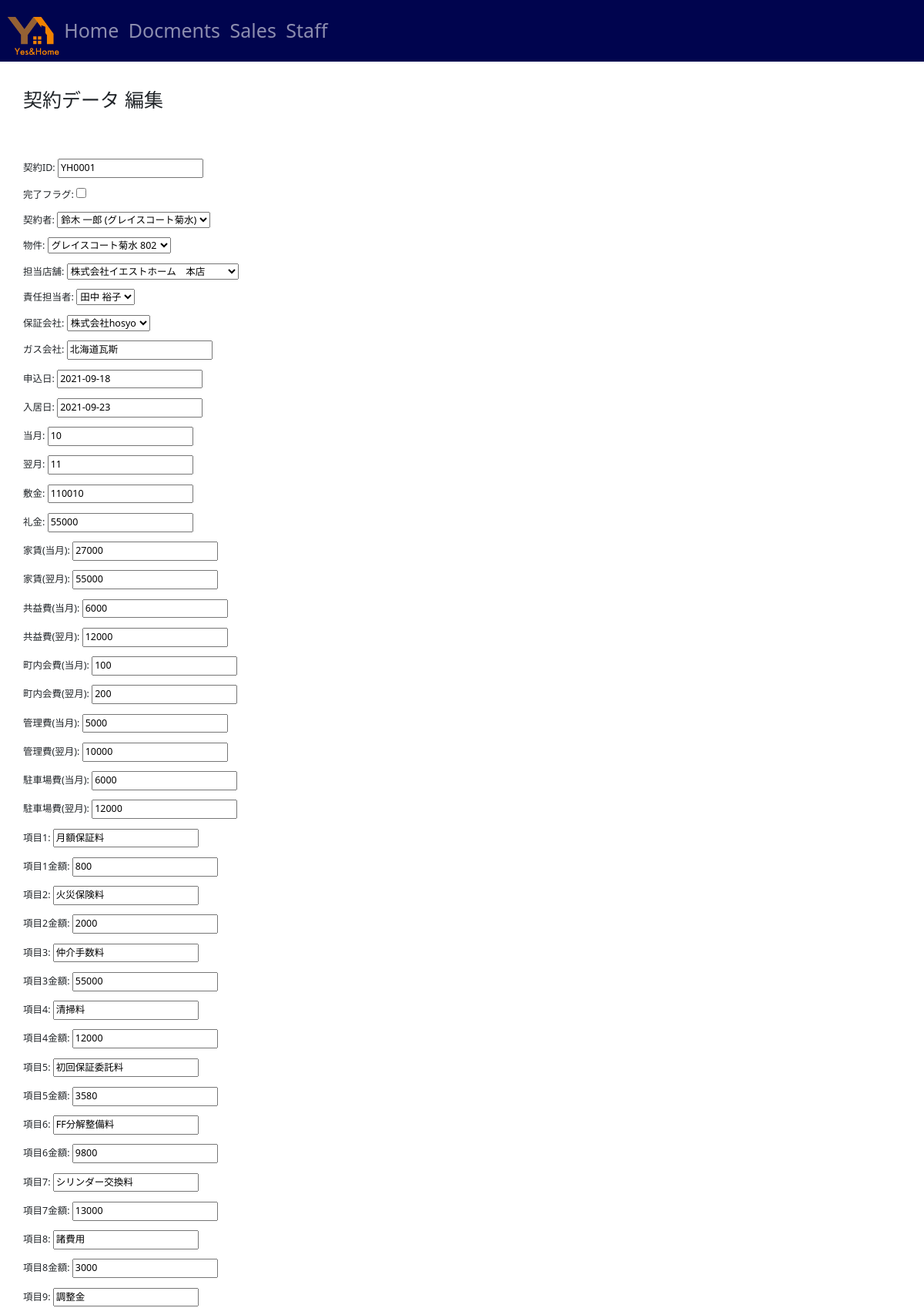
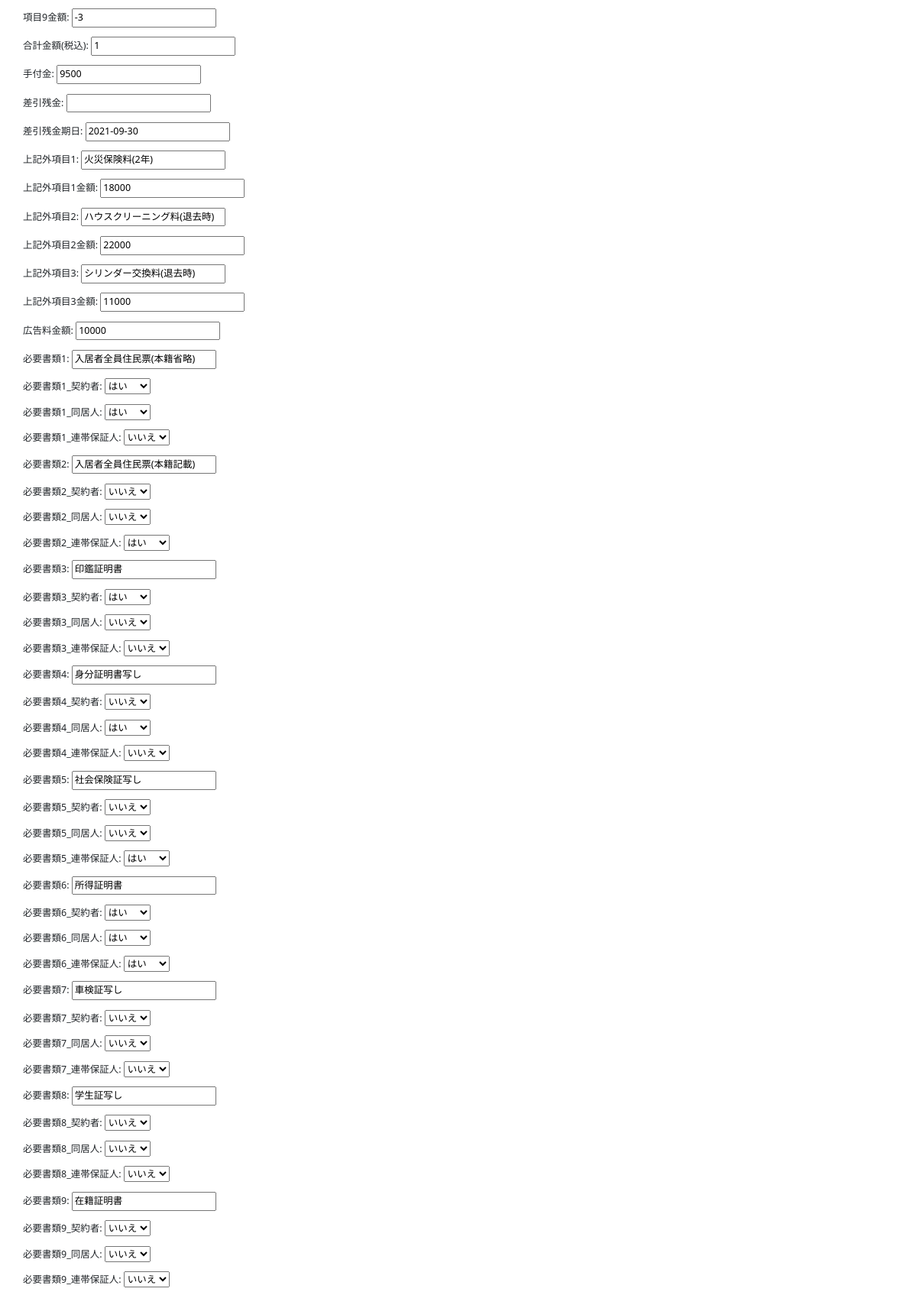
The page /docs/contract/2/edit/ (signed in, upper part) on the database its author committed (2 pictures, top to bottom).
### docs/models.py (models this page shows, shortened)
class ContractModel(models.Model):
    class Meta:
        verbose_name_plural = '01_契約データ'
    title = models.CharField(verbose_name='契約ID', max_length=100, default='')
    completed = models.BooleanField(verbose_name='完了フラグ', default=False)
    customer = models.ForeignKey(CustomerModel, verbose_name='契約者', on_delete=models.PROTECT)
    property = models.ForeignKey(PropertyModel, verbose_name='物件', on_delete=models.PROTECT)
    corp = models.ForeignKey(CorpModel, verbose_name='担当店舗', on_delete=models.PROTECT, blank=True, null=True, )
    responsiblestaff = models.ForeignKey('auth.User', verbose_name='責任担当者', default='', on_delete=models.PROTECT, blank=True, null=True, )
    guarant = models.ForeignKey(GuarantModel, verbose_name='保証会社', on_delete=models.PROTECT)
    gas = models.CharField(verbose_name='ガス会社', default='', max_length=50, blank=True, null=True, )
    offerdate = models.DateField(verbose_name='申込日', default=None, blank=True )
    contractdate = models.DateField(verbose_name='契約開始日', auto_now=True,  null=True, )
    occupdate = models.DateField(verbose_name='入居日', default=None, blank=True, null=True, )
    postdate = models.DateField(verbose_name='登録日時', auto_now_add=True, blank=True, null=True)
    update = models.DateField(verbose_name='更新日時', auto_now=True, null=True)
    month1 = models.IntegerField(verbose_name='当月', default=datetime.datetime.today().month, blank=True, null=True,
                                              validators=[MinValueValidator(1),
                                                          MaxValueValidator(12)]
                                                          )
    month2 = models.PositiveSmallIntegerField(verbose_name='翌月', default=datetime.datetime.today().month+1, blank=True, null=True, )
    shikikin = models.PositiveSmallIntegerField(verbose_name='敷金', default=0, blank=True, null=True, )
    reikin = models.PositiveSmallIntegerField(verbose_name='礼金', default=0, blank=True, null=True, )
    yachin1 = models.PositiveSmallIntegerField(verbose_name='家賃(当月)', default=0, blank=True, null=True, )
    yachin2 = models.PositiveSmallIntegerField(verbose_name='家賃(翌月)', default=0, blank=True, null=True, )
    kyoekihi1 = models.PositiveSmallIntegerField(verbose_name='共益費(当月)', default=0, blank=True, null=True, )
    kyoekihi2 = models.PositiveSmallIntegerField(verbose_name='共益費(翌月)', default=0, blank=True, null=True, )
    chonai1 = models.PositiveSmallIntegerField(verbose_name='町内会費(当月)', default=0, blank=True, null=True, )
    chonai2 = models.PositiveSmallIntegerField(verbose_name='町内会費(翌月)', default=0, blank=True, null=True, )
    kanrihi1 = models.PositiveSmallIntegerField(verbose_name='管理費(当月)', default=0, blank=True, null=True, )
    kanrihi2 = models.PositiveSmallIntegerField(verbose_name='管理費(翌月)', default=0, blank=True, null=True, )
    park1 = models.PositiveSmallIntegerField(verbose_name='駐車場費(当月)', default=0, blank=True, null=True, )
    park2 = models.PositiveSmallIntegerField(verbose_name='駐車場費(翌月)', default=0, blank=True, null=True, )
    item1 = models.CharField(verbose_name='項目1', default='月額保証料', max_length=50, blank=True, null=True, )
    hosyo = models.SmallIntegerField(verbose_name='項目1金額', default=0, blank=True, null=True, )
    item2 = models.CharField(verbose_name='項目2', default='火災保険料', max_length=50, blank=True, null=True, )
    kasai = models.SmallIntegerField(verbose_name='項目2金額', default=0, blank=True, null=True, )
    item3 = models.CharField(verbose_name='項目3', default='仲介手数料', max_length=50, blank=True, null=True, )
    chukai = models.SmallIntegerField(verbose_name='項目3金額', default=0, blank=True, null=True, )
    item4 = models.CharField(verbose_name='項目4', default='清掃料', max_length=50, blank=True, null=True, )
    etc3 = models.SmallIntegerField(verbose_name='項目4金額', default=0, blank=True, null=True, )
    item5 = models.CharField(verbose_name='項目5', default='初回保証委託料', max_length=50, blank=True, null=True, )
    hosyoitaku = models.SmallIntegerField(verbose_name='項目5金額', default=0, blank=True, null=True, )
    item6 = models.CharField(verbose_name='項目6', default='FF分解整備料', max_length=50, blank=True, null=True, )
    ff = models.SmallIntegerField(verbose_name='項目6金額', default=0, blank=True, null=True, )
    item7 = models.CharField(verbose_name='項目7', default='シリンダー交換料', max_length=50, blank=True, null=True, )
    cyrinder = models.SmallIntegerField(verbose_name='項目7金額', default=0, blank=True, null=True, )
    item8 = models.CharField(verbose_name='項目8', default='', max_length=50, blank=True, null=True, )
    item8bill = models.SmallIntegerField(verbose_name='項目8金額', default=0, blank=True, null=True, )
    item9 = models.CharField(verbose_name='項目9', default='', max_length=50, blank=True, null=True, )
    itemb9ill = models.SmallIntegerField(verbose_name='項目9金額', default=0, blank=True, null=True, )
    total = models.PositiveSmallIntegerField(verbose_name='合計金額(税込)', default=None, blank=True, null=True, )
    deposit = models.PositiveSmallIntegerField(verbose_name='手付金', default=0, blank=True, null=True, )
    zankin = models.PositiveSmallIntegerField(verbose_name='差引残金', default=None, blank=True, null=True, )
    limit = models.DateField(verbose_name='差引残金期日', default=None, blank=True, null=True)
    etcitem1 = models.CharField(verbose_name='上記外項目1', default='火災保険料(2年)', max_length=50, blank=True, null=True, )
    etcitem1bill = models.SmallIntegerField(verbose_name='上記外項目1金額', default=0, blank=True, null=True, )
    etcitem2 = models.CharField(verbose_name='上記外項目2', default='ハウスクリーニング料(退去時)', max_length=50, blank=True, null=True, )
    etcitem2bill = models.SmallIntegerField(verbose_name='上記外項目2金額', default=0, blank=True, null=True, )
    etcitem3 = models.CharField(verbose_name='上記外項目3', default='シリンダー交換料(退去時)', max_length=50, blank=True, null=True, )
    etcitem3bill = models.SmallIntegerField(verbose_name='上記外項目3金額', default=0, blank=True, null=True, )
    adbill = models.SmallIntegerField(verbose_name='広告料金額', default=0, blank=True, null=True, )
    doc1 = models.CharField(verbose_name='必要書類1', default='入居者全員住民票(本籍省略)', max_length=50, blank=True, null=True, )
    doc1a = models.BooleanField(verbose_name='必要書類1_契約者', default=False, blank=True, null=True, )
    doc1b = models.BooleanField(verbose_name='必要書類1_同居人', default=False, blank=True, null=True, )
    doc1c = models.BooleanField(verbose_name='必要書類1_連帯保証人', default=False, blank=True, null=True, )
    doc2 = models.CharField(verbose_name='必要書類2', default='入居者全員住民票(本籍記載)', max_length=50, blank=True, null=True, )
    doc2a = models.BooleanField(verbose_name='必要書類2_契約者', default=False, blank=True, null=True, )
    doc2b = models.BooleanField(verbose_name='必要書類2_同居人', default=False, blank=True, null=True, )
    doc2c = models.BooleanField(verbose_name='必要書類2_連帯保証人', default=False, blank=True, null=True, )
    doc3 = models.CharField(verbose_name='必要書類3', default='印鑑証明書', max_length=50, blank=True, null=True, )
    doc3a = models.BooleanField(verbose_name='必要書類3_契約者', default=False, blank=True, null=True, )
    doc3b = models.BooleanField(verbose_name='必要書類3_同居人', default=False, blank=True, null=True, )
    doc3c = models.BooleanField(verbose_name='必要書類3_連帯保証人', default=False, blank=True, null=True, )
    doc4 = models.CharField(verbose_name='必要書類4', default='身分証明書写し', max_length=50, blank=True, null=True, )
    doc4a = models.BooleanField(verbose_name='必要書類4_契約者', default=False, blank=True, null=True, )
    doc4b = models.BooleanField(verbose_name='必要書類4_同居人', default=False, blank=True, null=True, )
    doc4c = models.BooleanField(verbose_name='必要書類4_連帯保証人', default=False, blank=True, null=True, )
    doc5 = models.CharField(verbose_name='必要書類5', default='社会保険証写し', max_length=50, blank=True, null=True, )
    doc5a = models.BooleanField(verbose_name='必要書類5_契約者', default=False, blank=True, null=True, )
    doc5b = models.BooleanField(verbose_name='必要書類5_同居人', default=False, blank=True, null=True, )
    doc5c = models.BooleanField(verbose_name='必要書類5_連帯保証人', default=False, blank=True, null=True, )
    doc6 = models.CharField(verbose_name='必要書類6', default='所得証明書', max_length=50, blank=True, null=True, )
    doc6a = models.BooleanField(verbose_name='必要書類6_契約者', default=False, blank=True, null=True, )
    doc6b = models.BooleanField(verbose_name='必要書類6_同居人', default=False, blank=True, null=True, )
    doc6c = models.BooleanField(verbose_name='必要書類6_連帯保証人', default=False, blank=True, null=True, )
    doc7 = models.CharField(verbose_name='必要書類7', default='車検証写し', max_length=50, blank=True, null=True, )
    doc7a = models.BooleanField(verbose_name='必要書類7_契約者', default=False, blank=True, null=True, )
    doc7b = models.BooleanField(verbose_name='必要書類7_同居人', default=False, blank=True, null=True, )
    doc7c = models.BooleanField(verbose_name='必要書類7_連帯保証人', default=False, blank=True, null=True, )
    doc8 = models.CharField(verbose_name='必要書類8', default='学生証写し', max_length=50, blank=True, null=True, )
    doc8a = models.BooleanField(verbose_name='必要書類8_契約者', default=False, blank=True, null=True, )
    doc8b = models.BooleanField(verbose_name='必要書類8_同居人', default=False, blank=True, null=True, )
    doc8c = models.BooleanField(verbose_name='必要書類8_連帯保証人', default=False, blank=True, null=True, )
    doc9 = models.CharField(verbose_name='必要書類9', default='在籍証明書', max_length=50, blank=True, null=True, )
    doc9a = models.BooleanField(verbose_name='必要書類9_契約者', default=False, blank=True, null=True, )
    doc9b = models.BooleanField(verbose_name='必要書類9_同居人', default=False, blank=True, null=True, )
    doc9c = models.BooleanField(verbose_name='必要書類9_連帯保証人', default=False, blank=True, null=True, )
    doca = models.CharField(verbose_name='必要書類10', default='内定通知書', max_length=50, blank=True, null=True, )
    docaa = models.BooleanField(verbose_name='必要書類10_契約者', default=False, blank=True, null=True, )
    docab = models.BooleanField(verbose_name='必要書類10_同居人', default=False, blank=True, null=True, )
    docac = models.BooleanField(verbose_name='必要書類10_連帯保証人', default=False, blank=True, null=True, )
    docb = models.CharField(verbose_name='必要書類11', default='合格通知書', max_length=50, blank=True, null=True, )
    docba = models.BooleanField(verbose_name='必要書類11_契約者', default=False, blank=True, null=True, )
    docbb = models.BooleanField(verbose_name='必要書類11_同居人', default=False, blank=True, null=True, )
    docbc = models.BooleanField(verbose_name='必要書類11_連帯保証人', default=False, blank=True, null=True, )
    remarks = models.TextField(verbose_name='特記事項', blank=True, null=True, default='')
    jsdate = models.DateField(verbose_name='重説実施日', default=None, blank=True, null=True,  )
    submitdoc = models.TextField(verbose_name='契約費明細　提出書類', blank=True, null=True, \
        default='・建物賃貸借契約書（2部）\n・使用規則（2部）\n・原状回復の条件について（2部）\n・鍵預り証（1部）\n・リペアサービス申込書（1部）\n・保証会社申込書類（1式）\n・重要事項説明書写し（仲介業者書式）\n\n・火災保険加入書類\n・御入居者様へのご案内\n・物件状況チェックリスト')
    zanmuremarks = models.TextField(verbose_name='残務処理特記事項', blank=True, null=True, default='')
    reportdoc = models.TextField(verbose_name='契約関係書類報告書　添付書類', blank=True, null=True, \
        default='・入居申込書\n・契約書コピー（別紙特約、覚書等）\n・重説控え（原本）\n・保証会社申込書（身分証明書等含）\n・保証会社承認通知書\n・保証会社契約書控え（コピー）\n・鍵受領書\n・')
    reportremarks = models.TextField(verbose_name='契約関係書類報告書　備考', blank=True, null=True, default='')
    key1 = models.PositiveSmallIntegerField(verbose_name='鍵本数(部屋)', default=1, blank=True, null=True, )
    key2 = models.PositiveSmallIntegerField(verbose_name='鍵本数(車庫)', default=0, blank=True, null=True, )
    key3 = models.PositiveSmallIntegerField(verbose_name='鍵本数(トランクルーム)', default=0, blank=True, null=True, )
    kanri = models.ForeignKey(KanriModel, verbose_name='管理会社', on_delete=models.PROTECT)
    kanridoc = models.TextField(verbose_name='管理会社宛FAX　本文', blank=True, null=True,
        default='拝啓　時下益々ご清栄のこととお慶び申し上げます。\n\nいつもお世話になっております。\n\n表記物件の入居申込書を送付致します。\n\n（送信枚数　本紙を含め　　枚）\n\n【備考】\n\n', )
    trans = models.ForeignKey(TransModel, verbose_name='引越業者', on_delete=models.PROTECT)
    transdate = models.TextField(verbose_name='引越連絡希望日', default='第1希望 月　日　:  ～　: \n\n第2希望 月　日　:  ～　: \n\n第3希望 月　日　:  ～　: ', blank=True, null=True,  )
    transremarks = models.TextField(verbose_name='引越見積依頼書　備考', default='', blank=True, null=True,  )
    receipt_date = models.DateField(verbose_name='領収書　発行日', default=None, blank=True, null=True,  )
    receipt_atena = models.CharField(verbose_name='領収書　宛名', default='', max_length=50, blank=True, null=True, )
    receipt_meimo = models.CharField(verbose_name='領収書　但し書き', default='', max_length=50, blank=True, null=True, )
    receipt_total = models.PositiveSmallIntegerField(verbose_name='領収書　合計金額', default=0, blank=True, null=True, )
    receiptremarks1 = models.TextField(verbose_name='領収書　備考', default='', blank=True, null=True,  )
    azukari_date = models.DateField(verbose_name='預り書　発行日', default=None, blank=True, null=True,  )
    azukari_atena = models.CharField(verbose_name='預り証　宛名', default='', max_length=50, blank=True, null=True, )
    azukari_meimo = models.CharField(verbose_name='預り証　但し書き', default='', max_length=50, blank=True, null=True, )
    azukari_total = models.PositiveSmallIntegerField(verbose_name='預り証　合計金額', default=0, blank=True, null=True, )
    azukari_remarks2 = models.TextField(verbose_name='預り証　備考', default='', blank=True, null=True,  )

### docs/views.py (the view)
# urls.py: path("contract/<int:contract_id>/edit/", views.contract_edit, name="contract_edit"),
@login_required
def contract_edit(request, contract_id):
    contract = get_object_or_404(ContractModel, pk=contract_id)
    if request.method == "POST":
        form = ContractForm(request.POST, instance=contract)
        if form.is_valid():
            form.save()
            return redirect('contract_detail', contract_id=contract_id)
    else:
        form = ContractForm(instance=contract)
    return render(request, 'contract_edit.html', {'form': form})

### docs/forms.py
class ContractForm(forms.ModelForm):
    class Meta:
        model = ContractModel
        fields = '__all__'

### docs/models.py (called while the page is built)
def get_first_name(self):
    return "%s %s" % (self.first_name, self.last_name)

    def __str__(self):
        return "%s %s (%s)" % (self.lastname, self.firstname, self.contractInfo)

    def __str__(self):
        return "%s %s" % (self.propertyname, self.room)

    def __str__(self):
        return "%s" % (self.name)

    def __str__(self):
        return "%s" % (self.name)

    def __str__(self):
        return "%s" % (self.name)

    def __str__(self):
        return "%s" % (self.name)

### templates/contract_edit.html (shortened to what this page needs)
{% extends 'base.html' %}
{% load widget_tweaks %}
{% block content %}
<div class="jumbotron">
    <h1>Django Tutorial</h1>
    <p>これは Django フォームに CSS クラスを設定する方法のデモです。</p>
</div>
<div class="container mt-5">
    <h2>契約データ 編集</h2>
</div>
<div class="container mt-5">
    <form method="post">
        <div class="form-group text-right" style="padding:20px 0">
            {{ form.as_p }}
        </div>
    </form>
</div>
{% endblock content %}

### static/css/style.css (style rules this page uses)
:root { --font-family-sans-serif: "游明朝","Helvetica Neue", Helvetica, Arial, Meiryo, "游ゴシック体", "Yu Gothic", YuGothic, "Hiragino Kaku Gothic ProN", sans-serif; --font-family-monospace: SFMono-Regular, Menlo, Monaco, Consolas, "Liberation Mono", "Courier New", monospace; }
html { font-size: 12.5px; }
h6, h5, h4, h3, h2, h1 { font-family: "游ゴシック体", "Helvetica Neue", Helvetica, Arial, Meiryo, "游明朝", "Yu Gothic", YuGothic, "Hiragino Kaku Gothic ProN", sans-serif; font-weight: 500; }
.container { padding: 0; margin-top: 40px; }

### rows shown on the page
ContractModel: title "YH0001", customer "鈴木 一郎 (グレイスコート菊水)", property "グレイスコート菊水 802", corp "株式会社イエストホーム 本店", responsiblestaff "田中 裕子", guarant "株式会社hosyo", gas "北海道瓦斯", offerdate "2021-09-18", occupdate "2021-09-23", month1 "10", month2 "11", shikikin "110010", reikin "55000", yachin1 "27000", yachin2 "55000", kyoekihi1 "6000", kyoekihi2 "12000", chonai1 "100", chonai2 "200", kanrihi1 "5000", kanrihi2 "10000", park1 "6000", park2 "12000", item1 "月額保証料", hosyo "800", item2 "火災保険料", kasai "2000", item3 "仲介手数料", chukai "55000", item4 "清掃料", etc3 "12000", item5 "初回保証委託料", hosyoitaku "3580", item6 "FF分解整備料", ff "9800", item7 "シリンダー交換料", cyrinder "13000", item8 "諸費用", item8bill "3000", item9 "調整金", itemb9ill "-3", total "1", deposit "9500", limit "2021-09-30", etcitem1 "火災保険料(2年)", etcitem1bill "18000", etcitem2 "ハウスクリーニング料(退去時)", etcitem2bill "22000", etcitem3 "シリンダー交換料(退去時)", etcitem3bill "11000", adbill "10000", doc1 "入居者全員住民票(本籍省略)", doc1a "はい", doc1b "はい", doc1c "いいえ", doc2 "入居者全員住民票(本籍記載)", doc2a "いいえ", doc2b "いいえ", doc2c "はい", doc3 "印鑑証明書", doc3a "はい", doc3b "いいえ", doc3c "いいえ", doc4 "身分証明書写し", doc4a "いいえ", doc4b "はい", doc4c "いいえ", doc5 "社会保険証写し", doc5a "いいえ", doc5b "いいえ", doc5c "はい", doc6 "所得証明書", doc6a "はい", doc6b "はい", doc6c "はい", doc7 "車検証写し", doc7a "いいえ", doc7b "いいえ", doc7c "いいえ", doc8 "学生証写し", doc8a "いいえ", doc8b "いいえ", doc8c "いいえ", doc9 "在籍証明書", doc9a "いいえ", doc9b "いいえ", doc9c "いいえ"
